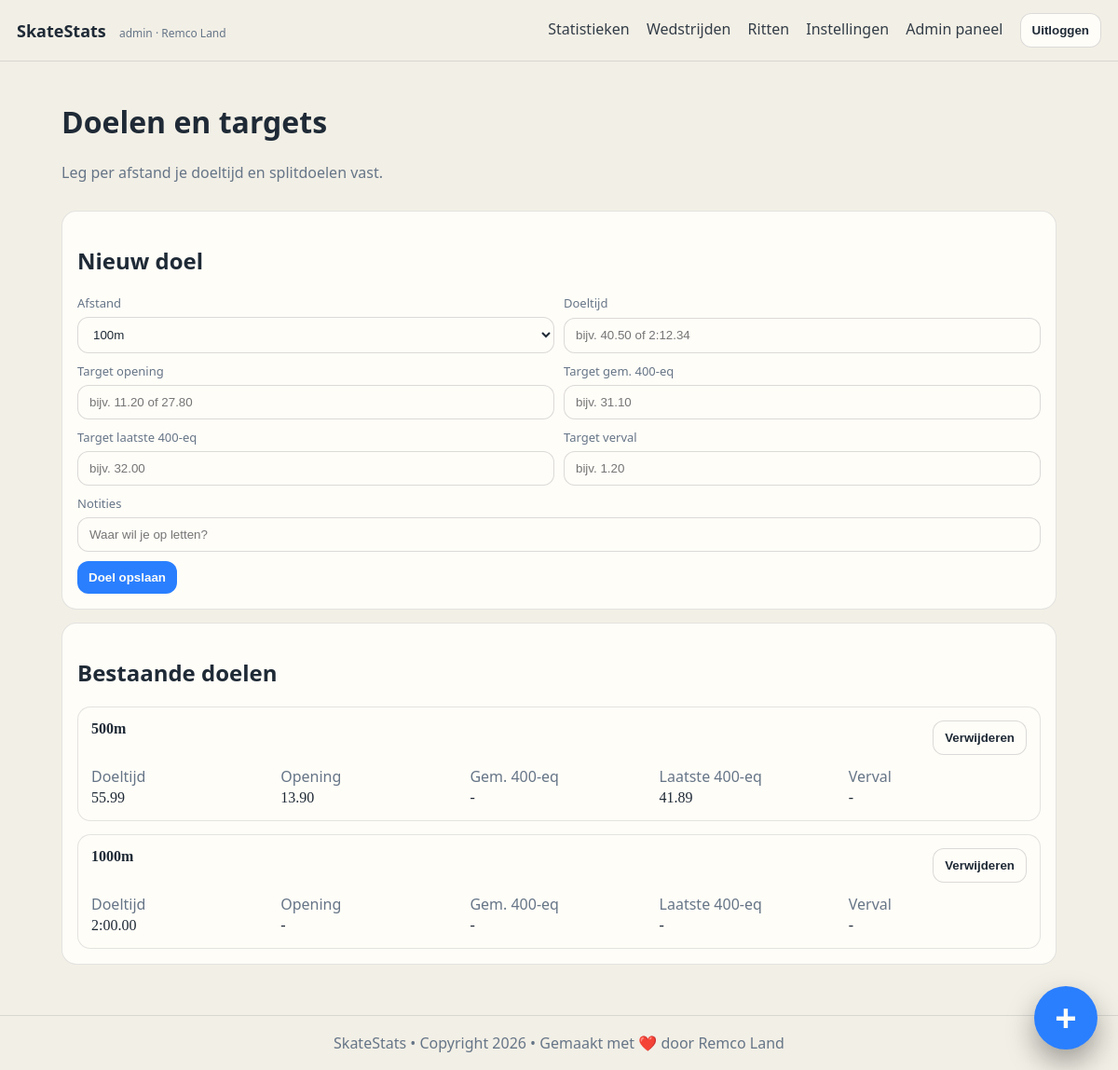
Page /goals (signed in) on the committed database.
### tables this page shows
CREATE TABLE user (
              id INTEGER PRIMARY KEY AUTOINCREMENT,
              username TEXT NOT NULL UNIQUE,
              password_hash TEXT NOT NULL,
              skater_id INTEGER NOT NULL UNIQUE,
              is_admin INTEGER NOT NULL DEFAULT 0,
              created_at TEXT NOT NULL,
              updated_at TEXT NOT NULL,
              last_login_at TEXT, theme_preference TEXT NOT NULL DEFAULT 'dark',
              FOREIGN KEY (skater_id) REFERENCES skater(id) ON DELETE RESTRICT
            );

CREATE TABLE skater (
              id INTEGER PRIMARY KEY AUTOINCREMENT,
              name TEXT NOT NULL UNIQUE
            );

CREATE TABLE goal_target (
              id INTEGER PRIMARY KEY AUTOINCREMENT,
              user_id INTEGER NOT NULL,
              distance_m INTEGER NOT NULL,
              target_time_ms INTEGER,
              target_opening_ms INTEGER,
              target_avg_400_ms INTEGER,
              target_last_400_ms INTEGER,
              target_fade_400_ms INTEGER,
              notes TEXT,
              created_at TEXT NOT NULL,
              updated_at TEXT NOT NULL,
              FOREIGN KEY (user_id) REFERENCES user(id) ON DELETE CASCADE,
              UNIQUE(user_id, distance_m)
            );

### app/main.py (the view)
@app.get("/goals", response_class=HTMLResponse)
def goals_page(request: Request, success: str = "", error: str = ""):
    current_user = require_user(request)
    with db() as conn:
        goals = get_goal_targets(conn, int(current_user["id"]))
    return render(
        request,
        "goals.html",
        goals=goals,
        distances=SSR_DISTANCES,
        success=success,
        error=error,
        fmt_ms=fmt_ms,
    )

### app/main.py (called while the page is built)
def db() -> sqlite3.Connection:
    conn = sqlite3.connect(DB_PATH)
    conn.execute("PRAGMA foreign_keys = ON")
    conn.row_factory = sqlite3.Row
    return conn

def get_user_by_id(conn: sqlite3.Connection, user_id: int) -> Optional[sqlite3.Row]:
    return conn.execute(
        """
        SELECT u.*, s.name AS skater_name
        FROM user u
        JOIN skater s ON s.id = u.skater_id
        WHERE u.id = ?
        """,
        (user_id,),
    ).fetchone()

def normalize_theme_preference(raw_value: str) -> str:
    value = (raw_value or "").strip().lower()
    if value == "light":
        return "light"
    if value == "system":
        return "system"
    return "dark"

def resolved_theme(theme_preference: str) -> str:
    return "dark" if normalize_theme_preference(theme_preference) == "system" else normalize_theme_preference(theme_preference)

def render(request: Request, template_name: str, **ctx) -> HTMLResponse:
    tpl = templates_env.get_template(template_name)
    current_user = getattr(request.state, "user", None)
    html = tpl.render(
        app_title=APP_TITLE,
        request=request,
        current_user=current_user,
        owner_name=current_user["skater_name"] if current_user else OWNER_NAME,
        theme_preference=normalize_theme_preference(current_user["theme_preference"]) if current_user else "dark",
        active_theme=resolved_theme(current_user["theme_preference"]) if current_user else "dark",
        **ctx,
    )
    return HTMLResponse(html)

def require_user(request: Request) -> sqlite3.Row:
    current_user = getattr(request.state, "user", None)
    if current_user is None:
        raise RuntimeError("missing authenticated user")
    return current_user

def fmt_ms(ms: Optional[int]) -> str:
    if ms is None:
        return "-"
    sign = "-" if ms < 0 else ""
    total_seconds = abs(ms) / 1000.0
    minutes = int(total_seconds // 60)
    seconds = total_seconds - (minutes * 60)
    if minutes > 0:
        return f"{sign}{minutes}:{seconds:05.2f}"
    return f"{sign}{seconds:.2f}"

def get_goal_targets(conn: sqlite3.Connection, user_id: int) -> list[sqlite3.Row]:
    return conn.execute(
        """
        SELECT *
        FROM goal_target
        WHERE user_id = ?
        ORDER BY distance_m ASC
        """,
        (user_id,),
    ).fetchall()

### app/templates/goals.html (shortened to what this page needs)
{% extends "base.html" %}
{% block content %}
  <div class="row">
    <div>
      <h1>Doelen en targets</h1>
      <p class="muted">Leg per afstand je doeltijd en splitdoelen vast.</p>
    </div>
  </div>
  <section class="card">
    <h2>Nieuw doel</h2>
    <form method="post" action="/goals" class="form">
      <div class="grid2">
        <label>Afstand
          <select name="distance_m" required>
            {% for distance in distances %}
              <option value="{{ distance }}">{{ distance }}m</option>
            {% endfor %}
          </select>
        </label>
        <label>Doeltijd
          <input name="target_time" placeholder="bijv. 40.50 of 2:12.34" />
        </label>
      </div>
      <div class="grid2">
        <label>Target opening
          <input name="target_opening" placeholder="bijv. 11.20 of 27.80" />
        </label>
        <label>Target gem. 400-eq
          <input name="target_avg_400" placeholder="bijv. 31.10" />
        </label>
      </div>
      <div class="grid2">
        <label>Target laatste 400-eq
          <input name="target_last_400" placeholder="bijv. 32.00" />
        </label>
        <label>Target verval
          <input name="target_fade_400" placeholder="bijv. 1.20" />
        </label>
      </div>
      <label>Notities
        <input name="notes" placeholder="Waar wil je op letten?" />
      </label>
      <div class="row-actions">
        <button type="submit">Doel opslaan</button>
      </div>
    </form>
  </section>
  <section class="card">
    <h2>Bestaande doelen</h2>
    {% if goals|length == 0 %}
      <p class="muted">Nog geen doelen vastgelegd.</p>
    {% else %}
      <div class="goal-list">
        {% for goal in goals %}
          <article class="goal-card">
            <div class="row">
              <strong class="mono">{{ goal.distance_m }}m</strong>
              <form method="post" action="/goals/{{ goal.distance_m }}/delete" class="inline-form">
                <button type="submit" class="btn-secondary">Verwijderen</button>
              </form>
            </div>
            <div class="goal-metrics">
              <div><span class="muted">Doeltijd</span><br><span class="mono">{{ fmt_ms(goal.target_time_ms) }}</span></div>
              <div><span class="muted">Opening</span><br><span class="mono">{{ fmt_ms(goal.target_opening_ms) }}</span></div>
              <div><span class="muted">Gem. 400-eq</span><br><span class="mono">{{ fmt_ms(goal.target_avg_400_ms) }}</span></div>
              <div><span class="muted">Laatste 400-eq</span><br><span class="mono">{{ fmt_ms(goal.target_last_400_ms) }}</span></div>
              <div><span class="muted">Verval</span><br><span class="mono">{{ fmt_ms(goal.target_fade_400_ms) }}</span></div>
            </div>
          </article>
        {% endfor %}
      </div>
    {% endif %}
  </section>
{% endblock %}

### app/templates/base.html (shortened to what this page needs)
<!doctype html>
<html lang="nl" data-theme="{{ active_theme }}" data-theme-preference="{{ theme_preference }}">
  <head>
    <link rel="stylesheet" href="/static/style.css" />
  </head>
  <body data-theme="{{ active_theme }}" data-theme-preference="{{ theme_preference }}">
    <header class="topbar">
      <div class="brand">
        <a href="/">{{ app_title }}</a>
        {% if current_user %}
          <span class="tag">{{ current_user.username }} · {{ owner_name }}</span>
        {% else %}
          <span class="tag">login required</span>
        {% endif %}
      </div>
      {% if current_user %}
        <nav class="nav-desktop">
          <a href="/stats">Statistieken</a>
          <a href="/competitions">Wedstrijden</a>
          <a href="/races">Ritten</a>
          <a href="/account/settings">Instellingen</a>
          {% if current_user.is_admin == 1 %}
            <a href="/admin/users">Admin paneel</a>
          {% endif %}
          <form method="post" action="/logout" class="inline-form">
            <button type="submit" class="btn-secondary">Uitloggen</button>
          </form>
        </nav>
      {% endif %}
    </header>
    <main class="container">
      {% block content %}{% endblock %}
    </main>
    {% if current_user %}
      <div class="fab-menu" data-open="false">
        <button type="button" class="fab-toggle" aria-label="Snelle acties" aria-expanded="false">+</button>
      </div>
    {% endif %}
    <footer class="footer">
      <span>SkateStats • Copyright 2026 • Gemaakt met ❤️ door Remco Land</span>
    </footer>
  </body>
</html>

### rows in the picture
user: username "admin"
skater: name "Remco Land"
goal_target: distance_m "500", target_time_ms "55.99", target_opening_ms "13.90", fmt_ms "-", target_last_400_ms "41.89"
goal_target: distance_m "1000", target_time_ms "2:00.00", fmt_ms "-"

### other values in the picture
{{ app_title }} "SkateStats"
form field distance_m "100m"
